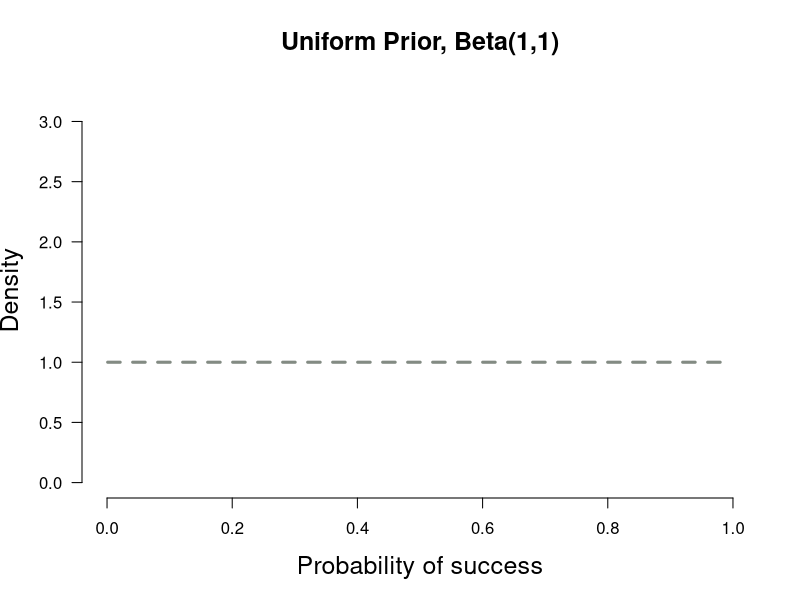
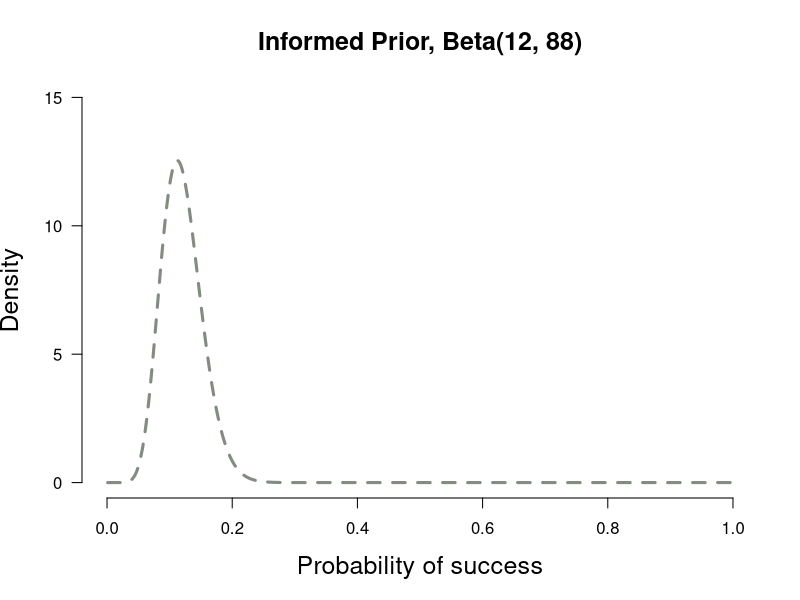
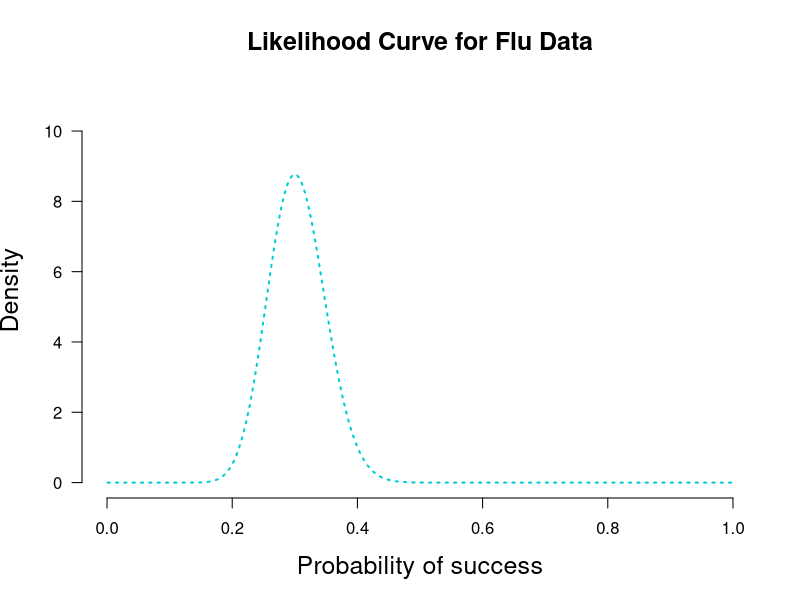
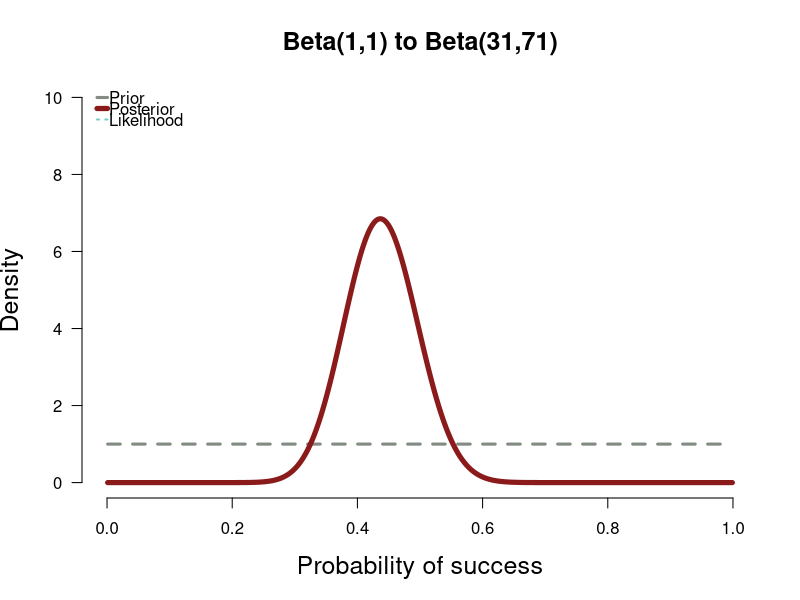
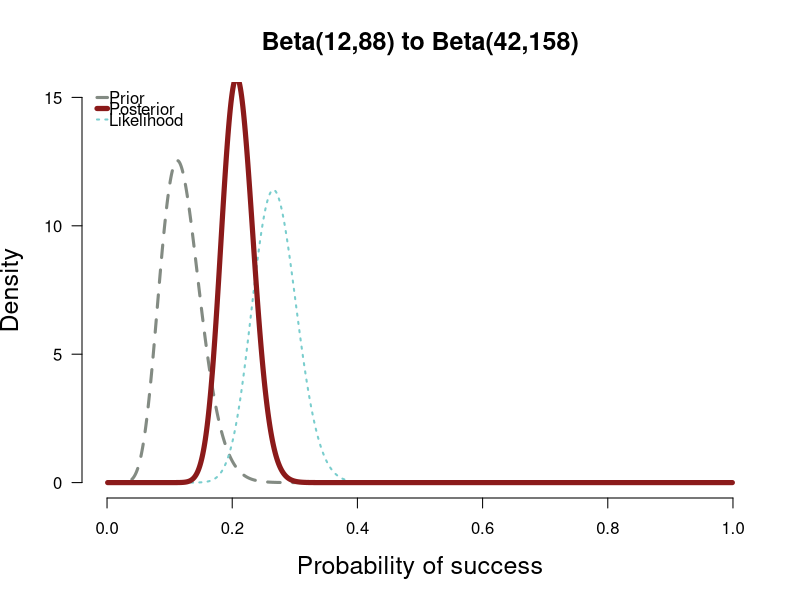

Here is the R script that generated these plots, in order:
## ---- chunk 1

## Function for plotting priors, likelihoods, and posteriors for binomial data
## Output consists of a plot and various statistics
## PS and PF determine the shape of the prior distribution.
## PS = prior success, PF = prior failure for beta dist. 
## PS = 1, PF = 1 corresponds to uniform(0,1) and is default. If left at default, posterior will be equivalent to likelihood
## k = number of observed successes in the data, n = total trials. If left at 0 only plots the prior dist.
## null = Is there a point-null hypothesis? null = NULL leaves it out of plots and calcs
## CI = Is there a relevant X% credibility interval? .95 is recommended and standard



plot.beta <- function(PS = 1, PF = 1, k = 0, n = 0, null = NULL, CI = NULL, ymax = "auto", main = NULL) {
        
        x = seq(.001, .999, .001) ##Set up for creating the distributions
        y1 = dbeta(x, PS, PF) # data for prior curve
        y3 = dbeta(x, PS + k, PF + n - k) # data for posterior curve
        y2 = dbeta(x, 1 + k, 1 + n - k) # data for likelihood curve, plotted as the posterior from a beta(1,1)
        
        if(is.numeric(ymax) == T){ ##you can specify the y-axis maximum
                y.max = ymax
        }        
        else(
                y.max = 1.25 * max(y1,y2,y3,1.6) ##or you can let it auto-select
        )
        
        if(is.character(main) == T){
                Title = main
        }
        else(
                Title = "Prior-to-Posterior Transformation with Binomial Data"
        )
        
        
        plot(x, y1, xlim=c(0,1), ylim=c(0, y.max), type = "l", ylab= "Density", lty = 2,
             xlab= "Probability of success", las=1, main= Title,lwd=3,
             cex.lab=1.5, cex.main=1.5, col = "honeydew4", axes=FALSE)
        
        axis(1, at = seq(0,1,.2)) #adds custom x axis
        axis(2, las=1) # custom y axis
        
        
        
        if(n != 0){
                #if there is new data, plot likelihood and posterior
                lines(x, y2, type = "l", col = "darkslategray3", lwd = 2, lty = 3)
                lines(x, y3, type = "l", col = "firebrick4", lwd = 5)
                legend("topleft", c("Prior", "Posterior", "Likelihood"), col = c("honeydew4", "firebrick4", "darkslategray3"), 
                       lty = c(2,1,3), lwd = c(3,5,2), bty = "n", y.intersp = .55, x.intersp = .1, seg.len=.7)
                
                ## adds null points on prior and posterior curve if null is specified and there is new data
                if(is.numeric(null) == T){
                        ## Adds points on the distributions at the null value if there is one and if there is new data
                        points(null, dbeta(null, PS, PF), pch = 21, bg = "blue", cex = 1.5)
                        points(null, dbeta(null, PS + k, PF + n - k), pch = 21, bg = "darkorchid", cex = 1.5)
                        abline(v=null, lty = 5, lwd = 1, col = "grey73")
                        ##lines(c(null,null),c(0,1.11*max(y1,y3,1.6))) other option for null line
                }
        }
        
        ##Specified CI% but no null? Calc and report only CI
        if(is.numeric(CI) == T && is.numeric(null) == F){
                CI.low <- qbeta((1-CI)/2, PS + k, PF + n - k)
                CI.high <- qbeta(1-(1-CI)/2, PS + k, PF + n - k)
                
                SEQlow<-seq(0, CI.low, .001)
                SEQhigh <- seq(CI.high, 1, .001)
                ##Adds shaded area for x% Posterior CIs
                cord.x <- c(0, SEQlow, CI.low) ##set up for shading
                cord.y <- c(0,dbeta(SEQlow,PS + k, PF + n - k),0) ##set up for shading
                polygon(cord.x,cord.y,col='orchid', lty= 3) ##shade left tail
                cord.xx <- c(CI.high, SEQhigh,1) 
                cord.yy <- c(0,dbeta(SEQhigh,PS + k, PF + n - k), 0)
                polygon(cord.xx,cord.yy,col='orchid', lty=3) ##shade right tail
                
                return( list( "Posterior CI lower" = round(CI.low,3), "Posterior CI upper" = round(CI.high,3)))
        }
        
        ##Specified null but not CI%? Calculate and report BF only 
        if(is.numeric(null) == T && is.numeric(CI) == F){
                null.H0 <- dbeta(null, PS, PF)
                null.H1 <- dbeta(null, PS + k, PF + n - k)
                CI.low <- qbeta((1-CI)/2, PS + k, PF + n - k)
                CI.high <- qbeta(1-(1-CI)/2, PS + k, PF + n - k)
                return( list("BF01 (in favor of H0)" = round(null.H1/null.H0,3), "BF10 (in favor of H1)" = round(null.H0/null.H1,3)
                ))
        }
        
        ##Specified both null and CI%? Calculate and report both
        if(is.numeric(null) == T && is.numeric(CI) == T){
                null.H0 <- dbeta(null, PS, PF)
                null.H1 <- dbeta(null, PS + k, PF + n - k)
                CI.low <- qbeta((1-CI)/2, PS + k, PF + n - k)
                CI.high <- qbeta(1-(1-CI)/2, PS + k, PF + n - k)
                
                SEQlow<-seq(0, CI.low, .001)
                SEQhigh <- seq(CI.high, 1, .001)
                ##Adds shaded area for x% Posterior CIs
                cord.x <- c(0, SEQlow, CI.low) ##set up for shading
                cord.y <- c(0,dbeta(SEQlow,PS + k, PF + n - k),0) ##set up for shading
                polygon(cord.x,cord.y,col='orchid', lty= 3) ##shade left tail
                cord.xx <- c(CI.high, SEQhigh,1) 
                cord.yy <- c(0,dbeta(SEQhigh,PS + k, PF + n - k), 0)
                polygon(cord.xx,cord.yy,col='orchid', lty=3) ##shade right tail
                
                return( list("BF01 (in favor of H0)" = round(null.H1/null.H0,3), "BF10 (in favor of H1)" = round(null.H0/null.H1,3),
                             "Posterior CI lower" = round(CI.low,3), "Posterior CI upper" = round(CI.high,3)))
        }
        
}


## ---- chunk 2
plot.beta(1,1,ymax=3.2,main="Uniform Prior, Beta(1,1)")
## ---- chunk 3
plot.beta(12,88,ymax=15,main="Informed Prior, Beta(12, 88)")
## ---- chunk 4
x = seq(.001, .999, .001) ##Set up for creating the distributions
y2 = dbeta(x, 1 + 30, 1 + 70) # data for likelihood curve, plotted as the posterior from a beta(1,1)

plot(x, y2, xlim=c(0,1), ylim=c(0, 1.25 * max(y2,1.6)), type = "l", ylab= "Density", lty = 3,
     xlab= "Probability of success", las=1, main="Likelihood Curve for Flu Data",lwd=2,
     cex.lab=1.5, cex.main=1.5, col = "cyan3", axes=FALSE)
axis(1, at = seq(0,1,.2)) #adds custom x axis
axis(2, las=1) # custom y axis


## ---- chunk 5
#Initial Priors and final Posteriors after all rounds at once

#par(mfrow=c(1,2))
plot.beta(1,1,31,71,ymax=10,main="Beta(1,1) to Beta(31,71)")

## ---- chunk 6
plot.beta(12,88,42,158,ymax=15,main="Beta(12,88) to Beta(42,158)")
